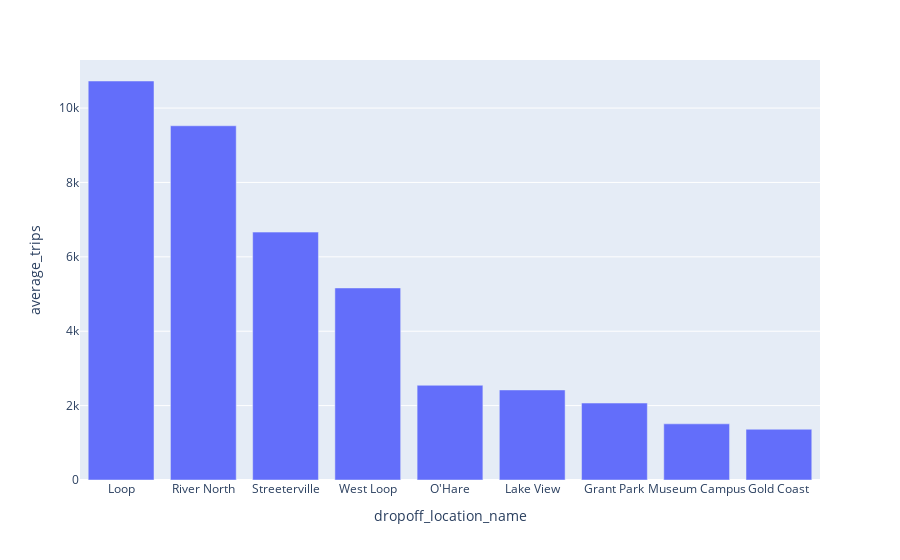

Notebook cell for this chart:
### Markdown cell above
Tomando la tabla y el gráfico de barras como referencia, podemos notar que la empresa "Flash Cab" tiene una destacable cuota del mercado de taxis, siendo utilizada mas del doble de veces que la siguiente empresa de viajes

### Code cell
fig = px.bar(df_locations[0:9],x="dropoff_location_name", y="average_trips")
fig.show()
display(df_locations.head(10))

### Figure 1 — Plotly figure (JSON) as saved in the notebook; plotly's stock layout.template omitted (floating-point values rounded to 4 significant figures)
{"data": [{"alignmentgroup": "True", "hovertemplate": "dropoff_location_name=%{x}<br>average_trips=%{y}<extra></extra>", "legendgroup": "", "marker": {"color": "#636efa", "pattern": {"shape": ""}}, "name": "", "offsetgroup": "", "orientation": "v", "showlegend": false, "textposition": "auto", "type": "bar", "x": ["Loop", "River North", "Streeterville", "West Loop", "O'Hare", "Lake View", "Grant Park", "Museum Campus", "Gold Coast"], "xaxis": "x", "y": [10730.0, 9524.0, 6665.0, 5164.0, 2547.0, 2421.0, 2069.0, 1510, 1364.0], "yaxis": "y"}], "layout": {"barmode": "relative", "legend": {"tracegroupgap": 0}, "margin": {"t": 60}, "xaxis": {"anchor": "y", "domain": [0, 1], "title": {"text": "dropoff_location_name"}}, "yaxis": {"anchor": "x", "domain": [0, 1], "title": {"text": "average_trips"}}}}
